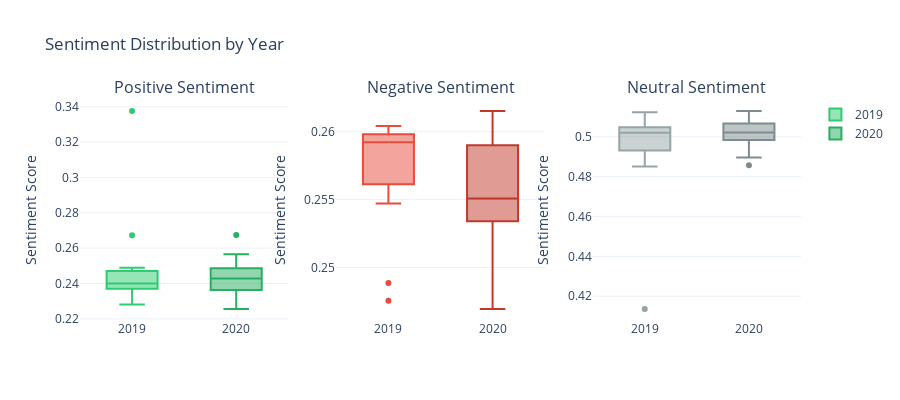

The cell this chart's notebook holds for it:
### Markdown cell above
## Year-over-Year Comparison

Comparing sentiment patterns between 2019 and 2020.

### Code cell
# Compare sentiment statistics by year
year_stats = sentiment_df.groupby('year').agg({
    'positive': ['mean', 'std', 'min', 'max'],
    'negative': ['mean', 'std', 'min', 'max'],
    'neutral': ['mean', 'std', 'min', 'max'],
    'speech_idx': 'count'
}).round(3)

print("Year-over-Year Sentiment Statistics:")
print("="*80)
print(year_stats)
print()

# Create box plots for sentiment distribution by year
fig = make_subplots(
    rows=1, cols=3,
    subplot_titles=('Positive Sentiment', 'Negative Sentiment', 'Neutral Sentiment')
)

for year in sentiment_df['year'].unique():
    year_data = sentiment_df[sentiment_df['year'] == year]
    
    fig.add_trace(
        go.Box(y=year_data['positive'], name=year, showlegend=True,
               marker_color='#2ecc71' if year == '2019' else '#27ae60'),
        row=1, col=1
    )
    fig.add_trace(
        go.Box(y=year_data['negative'], name=year, showlegend=False,
               marker_color='#e74c3c' if year == '2019' else '#c0392b'),
        row=1, col=2
    )
    fig.add_trace(
        go.Box(y=year_data['neutral'], name=year, showlegend=False,
               marker_color='#95a5a6' if year == '2019' else '#7f8c8d'),
        row=1, col=3
    )

fig.update_layout(
    title_text='Sentiment Distribution by Year',
    height=400,
    template='plotly_white',
    showlegend=True
)

fig.update_yaxes(title_text="Sentiment Score", row=1, col=1)
fig.update_yaxes(title_text="Sentiment Score", row=1, col=2)
fig.update_yaxes(title_text="Sentiment Score", row=1, col=3)

fig.show()

# Statistical comparison
print("\n📊 Key Insights:")
print("="*80)
for year in sorted(sentiment_df['year'].unique()):
    year_data = sentiment_df[sentiment_df['year'] == year]
    print(f"\n{year}:")
    print(f"  • Average Positive: {year_data['positive'].mean():.3f} (±{year_data['positive'].std():.3f})")
    print(f"  • Average Negative: {year_data['negative'].mean():.3f} (±{year_data['negative'].std():.3f})")
    print(f"  • Average Neutral:  {year_data['neutral'].mean():.3f} (±{year_data['neutral'].std():.3f})")
    print(f"  • Speeches: {len(year_data)}")

### Figure 1 — Plotly figure (JSON) as saved in the notebook; plotly's stock layout.template omitted (floating-point values rounded to 4 significant figures)
{"data": [{"marker": {"color": "#2ecc71"}, "name": "2019", "showlegend": true, "type": "box", "xaxis": "x", "y": [0.2399, 0.2388, 0.2375, 0.3375, 0.2489, 0.2673, 0.2428, 0.24, 0.2282, 0.2454, 0.2314, 0.2365], "yaxis": "y"}, {"marker": {"color": "#e74c3c"}, "name": "2019", "showlegend": false, "type": "box", "xaxis": "x2", "y": [0.2575, 0.2596, 0.26, 0.2489, 0.2603, 0.2475, 0.2579, 0.2547, 0.2595, 0.2591, 0.2604, 0.2593], "yaxis": "y2"}, {"marker": {"color": "#95a5a6"}, "name": "2019", "showlegend": false, "type": "box", "xaxis": "x3", "y": [0.5025, 0.5016, 0.5025, 0.4136, 0.4908, 0.4851, 0.4993, 0.5053, 0.5123, 0.4955, 0.5082, 0.5042], "yaxis": "y3"}, {"marker": {"color": "#27ae60"}, "name": "2020", "showlegend": true, "type": "box", "xaxis": "x", "y": [0.2566, 0.2387, 0.2429, 0.2444, 0.253, 0.249, 0.2362, 0.2532, 0.2473, 0.2674, 0.2261, 0.2386, 0.2334, 0.25, 0.2402, 0.2437, 0.2365, 0.234, 0.238, 0.2455, 0.2256, 0.2437, 0.2306], "yaxis": "y"}, {"marker": {"color": "#c0392b"}, "name": "2020", "showlegend": false, "type": "box", "xaxis": "x2", "y": [0.2537, 0.2591, 0.2588, 0.2546, 0.2551, 0.2536, 0.2548, 0.2512, 0.2517, 0.2469, 0.2612, 0.2562, 0.2611, 0.2513, 0.2565, 0.2533, 0.2548, 0.2591, 0.258, 0.2527, 0.2615, 0.2572, 0.2615], "yaxis": "y2"}, {"marker": {"color": "#7f8c8d"}, "name": "2020", "showlegend": false, "type": "box", "xaxis": "x3", "y": [0.4896, 0.5022, 0.4983, 0.501, 0.4919, 0.4974, 0.509, 0.4956, 0.501, 0.4857, 0.5128, 0.5052, 0.5056, 0.4988, 0.5032, 0.5029, 0.5087, 0.507, 0.5039, 0.5018, 0.5129, 0.4991, 0.5078], "yaxis": "y3"}], "layout": {"annotations": [{"font": {"size": 16}, "showarrow": false, "text": "Positive Sentiment", "x": 0.1444, "xanchor": "center", "xref": "paper", "y": 1, "yanchor": "bottom", "yref": "paper"}, {"font": {"size": 16}, "showarrow": false, "text": "Negative Sentiment", "x": 0.5, "xanchor": "center", "xref": "paper", "y": 1, "yanchor": "bottom", "yref": "paper"}, {"font": {"size": 16}, "showarrow": false, "text": "Neutral Sentiment", "x": 0.8556, "xanchor": "center", "xref": "paper", "y": 1, "yanchor": "bottom", "yref": "paper"}], "height": 400, "showlegend": true, "title": {"text": "Sentiment Distribution by Year"}, "xaxis": {"anchor": "y", "domain": [0, 0.2889]}, "xaxis2": {"anchor": "y2", "domain": [0.3556, 0.6444]}, "xaxis3": {"anchor": "y3", "domain": [0.7111, 1]}, "yaxis": {"anchor": "x", "domain": [0, 1], "title": {"text": "Sentiment Score"}}, "yaxis2": {"anchor": "x2", "domain": [0, 1], "title": {"text": "Sentiment Score"}}, "yaxis3": {"anchor": "x3", "domain": [0, 1], "title": {"text": "Sentiment Score"}}}}
